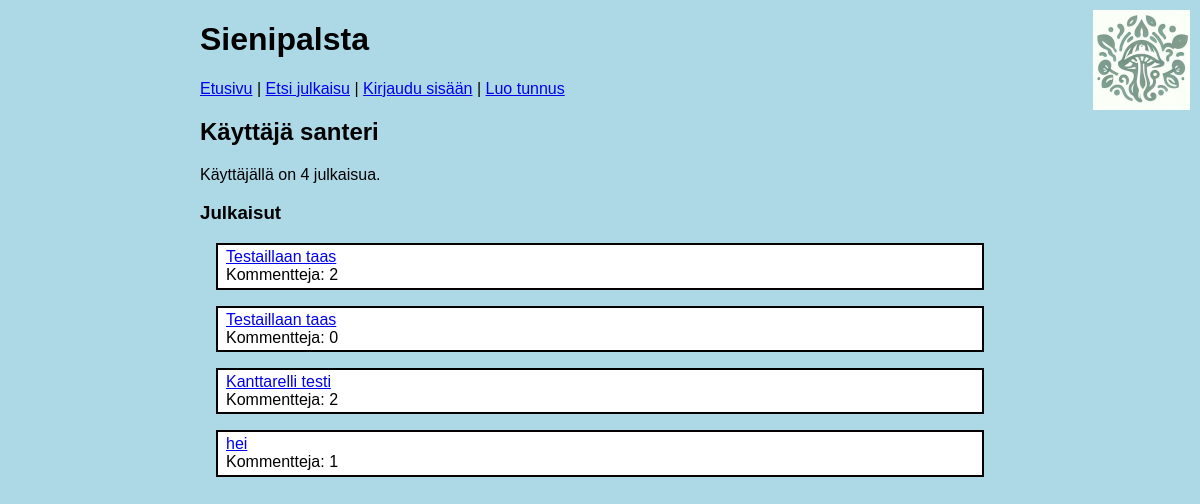
/user/2, run on the app's committed database.
### tables this page shows
CREATE TABLE users (id INTEGER PRIMARY KEY, username TEXT UNIQUE, password_hash TEXT);

CREATE TABLE items (
    id INTEGER PRIMARY KEY,
    title TEXT,
    location TEXT,
    description TEXT,
    user_id INTEGER REFERENCES users
);

### app.py (the view)
@app.route("/user/<int:user_id>")
def show_user(user_id):
    user = users.get_user(user_id)
    if not user:
        abort(404)
    items = users.get_items(user_id)
    return render_template("show_user.html", user=user, items=items)

### db.py (called while the page is built)
def get_connection():
    con = sqlite3.connect("database.db")
    con.execute("PRAGMA foreign_keys = ON")
    con.row_factory = sqlite3.Row
    return con

def query(sql, params=[]):
    con = get_connection()
    con.execute("PRAGMA foreign_keys = ON")
    result = con.execute(sql, params).fetchall()
    con.close()
    return result

### users.py (called while the page is built)
def get_user(user_id):
    sql = "SELECT id, username FROM users WHERE id = ?"
    result = db.query(sql, [user_id])
    return result[0] if result else None

def get_items(user_id):
    sql = """SELECT items.id, items.title, users.id user_id, users.username,
                    COUNT(comments.id) as comment_count
             FROM items
             JOIN users ON items.user_id = users.id
             LEFT JOIN comments ON items.id = comments.item_id
             WHERE items.user_id = ?
             GROUP BY items.id, users.id
             ORDER BY items.id DESC"""
    return db.query(sql, [user_id])

### templates/show_user.html (shortened to what this page needs)
{% extends "layout.html" %}
{% block content %}
<body>
  <h2>Käyttäjä {{ user.username }}</h2>
  <p>
    Käyttäjällä on {{ items | count }} julkaisua.
  </p>
  <h3>Julkaisut</h3>
  {% for item in items %}
  <div class="item">
  <a href="/item/{{ item.id }}">{{ item.title }}</a> <br/>
  Kommentteja: {{ item.comment_count }}
  </div>
  {% endfor %}
</body>
{% endblock %}

### static/main.css (style rules this page uses)
body { margin: auto; max-width: 50em; font-family: sans-serif; background-color: lightblue; }
.item { border: 2px solid black; margin: 1em; padding: 0.2em 0.5em; background-color: white; }

### data on the page
users: username "santeri"
items: title "Testaillaan taas", comment_count "2"
items: title "Testaillaan taas", comment_count "0"
items: title "Kanttarelli testi", comment_count "2"
items: title "hei", comment_count "1"

### other printed values
{{ items | count }} "4"
